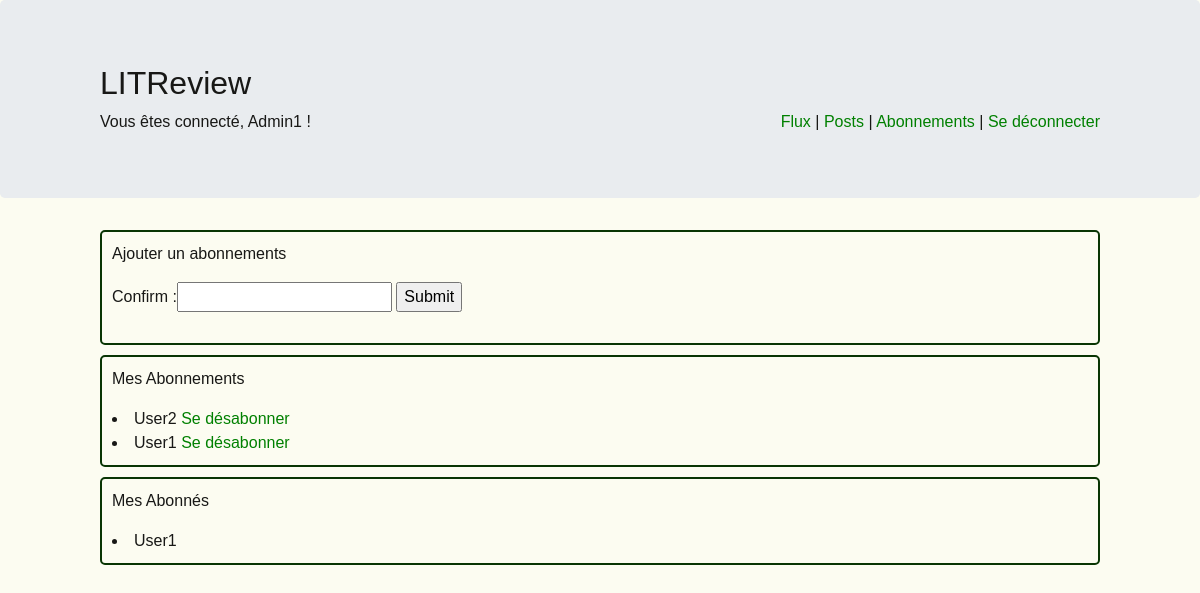
The page /subscription (signed in) on the database its author committed.
### utilisateur/models.py (models this page shows, shortened)
class User(AbstractUser):
    pass

class UserFollows(models.Model):
    objects = models.Manager()
    user = models.ForeignKey(
        to=settings.AUTH_USER_MODEL, on_delete=models.CASCADE, related_name='following')
    followed_user = models.ForeignKey(
        to=settings.AUTH_USER_MODEL, on_delete=models.CASCADE, related_name='following_by')
    confirm = models.CharField(max_length=128, blank=True)
    class Meta:
        unique_together = ('user', 'followed_user', )

### utilisateur/views.py (the view, shortened to what this page needs)
# urls.py: path('subscription', views.subscription, name="subscription"),
@login_required
def subscription(request):
    usersfollows = UserFollows.objects.filter(user=request.user)
    followeds = UserFollows.objects.filter(followed_user=request.user)
    if request.method == "GET":
        form = UserFollowsForm()
        return render(request, 'subscription.html', locals())

### utilisateur/forms.py
class UserFollowsForm(ModelForm):
    class Meta:
        model = UserFollows
        fields = ['confirm']

### utilisateur/templates/subscription.html (shortened to what this page needs)
{% extends 'main.html' %}
{% load static %}
{% block addcss %}
<link rel="stylesheet" href="{% static 'css/style.css' %}">
{% endblock %}
{% block content %}
<div id="block1">
    <p>Ajouter un abonnements</p>
    <form method="POST" action="{% url 'subscription'%}">
    {{ form }}
        <input type="submit">
    </form>
</div>
<div id="block1">
    <p>Mes Abonnements</p>
    {% for usersfollow in usersfollows %}
        <li>{{ usersfollow.followed_user }}
        <a href="{% url 'delete_subs' id_subs=usersfollow.id%}">Se désabonner</a></li>
    {% endfor %}
</div>
<div id="block1">
    <p>Mes Abonnés</p>
    {% for followed in followeds %}
        <li>{{ followed.user }}
    {% endfor %}
</div>
{% endblock %}

### templates/main.html (shortened to what this page needs)
<html>
<head>
    <link rel="stylesheet" href="https://stackpath.bootstrapcdn.com/bootstrap/4.4.1/css/bootstrap.min.css"
>
    {% block addcss %}
    {% endblock %}
</head>
<body>
<div class="jumbotron">
    <div id="bloc_page">
        <h2>LITReview</h2>
        {% if user.is_authenticated %}
            Vous êtes connecté, {{ user.username }} !
            <div id="banner">
                <a href="{% url 'feed'%}">Flux</a> |
                <a href="{% url 'myposts'%}">Posts</a> |
                <a href="{% url 'subscription'%}">Abonnements</a> |
                <a href="{% url 'logout'%}">Se déconnecter</a>
            </div>
        {% else %}
            <a>Site de critiques littéraires</a>
        {% endif %}
    </div>
</div>
<div id="bloc_page">
    {% block content %}
    {% endblock %}
</div>
</body>
</html>

### critique/static/css/style.css (style rules this page uses)
body { background: rgb(252, 252, 241); font-family: Arial, sans-serif; color: rgb(24, 24, 22); }
a { color: green; }
#bloc_page { width: 1000px; margin: auto; }
#block1 { padding: 10px 10px 10px 10px; margin-top: 10px; margin-bottom: 10px; border:2px solid rgb(9, 53, 3); border-radius: 5px; }
#banner { float: right; text-align: right; }

### rows shown on the page
User: username "Admin1"
UserFollows: followed_user "User2"
UserFollows: followed_user "User1"
UserFollows: user "User1"
